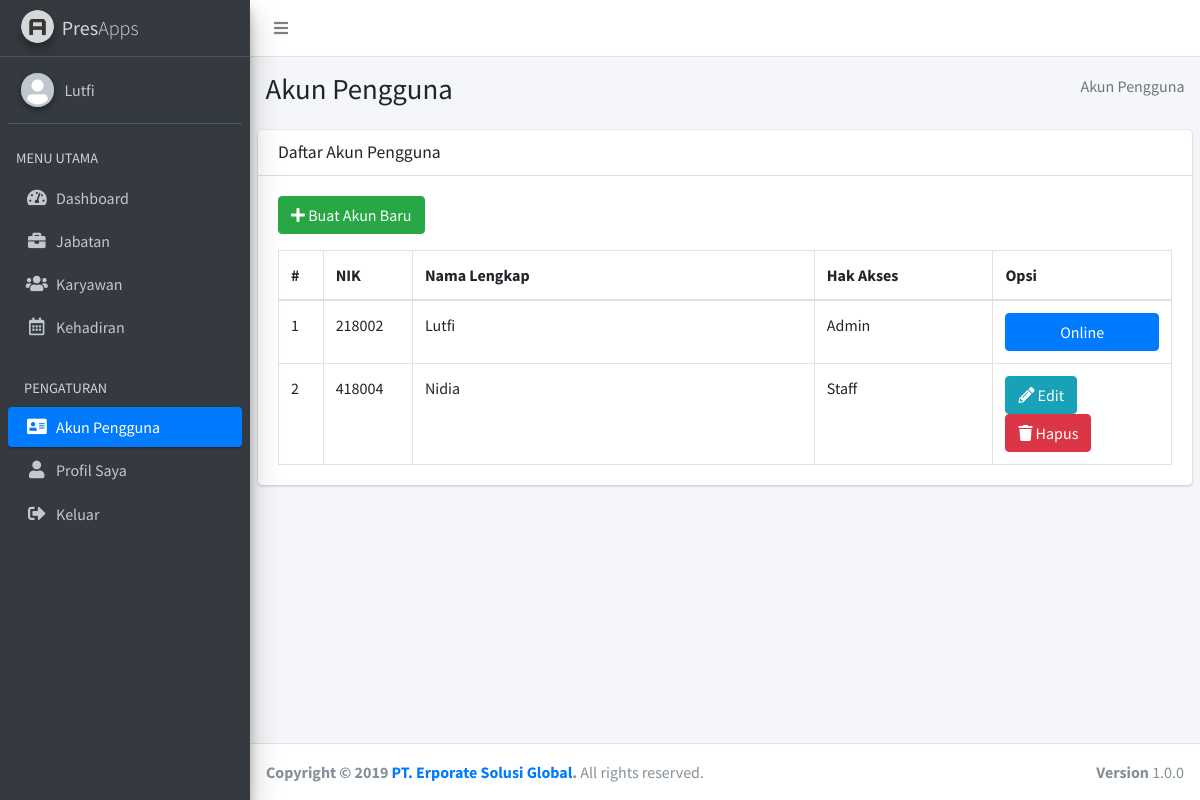
The app's page /admin/index.php?page=akun_pengguna (signed in) with its own data.
### tables this page shows
CREATE TABLE `akun_pengguna` (
  `nik` char(7) NOT NULL,
  `password` varchar(64) DEFAULT NULL,
  `hak_akses` enum('Admin','Staff') DEFAULT NULL
);

CREATE TABLE `karyawan` (
  `nik` char(7) NOT NULL,
  `nama_lengkap` varchar(25) DEFAULT NULL,
  `jenis_kelamin` enum('Pria','Wanita') DEFAULT NULL,
  `id_jabatan` int(11) DEFAULT NULL,
  `no_hp` char(13) DEFAULT NULL,
  `alamat` text
);

### action_admin/akun_pengguna.php (called while the page is built, shortened)
<?php
include "../connection/connect.php";
switch(@$_POST["mode"]){
	default:
		$sql = "SELECT akun_pengguna.*, karyawan.nama_lengkap FROM akun_pengguna INNER JOIN karyawan ON akun_pengguna.nik = karyawan.nik";
		$result = mysqli_query($connect, $sql);
		break;
}
?>

### admin/pages/akun_pengguna/list.php (the view, shortened to what this page needs)
<section class="content-header">
  <div class="container-fluid">
    <div class="row mb-2">
      <div class="col-sm-6">
        <h1>Akun Pengguna</h1>
      </div>
      <div class="col-sm-6">
        <ol class="breadcrumb float-sm-right">
          <li class="breadcrumb-item active">Akun Pengguna</li>
        </ol>
      </div>
    </div>
  </div>
</section>
<section class="content">
  <div class="card">
    <div class="card-header">
      <h3 class="card-title">Daftar Akun Pengguna</h3>
    </div>
    <div class="card-body">
  		<p>
  			<a href="index.php?page=akun_pengguna&action=add" class="btn btn-success">
  				<i class="fas fa-plus"></i> Buat Akun Baru
  			</a>
  		</p>
  		<table class="table table-bordered">
        <thead>
          <tr>
            <th style="width: 5%">#</th>
            <th style="width: 10%">NIK</th>
            <th>Nama Lengkap</th>
            <th style="width: 20%">Hak Akses</th>
            <th style="width: 20%">Opsi</th>
          </tr>
        </thead>
        <tbody>
          <?php
            include "../action_admin/akun_pengguna.php";
            $no = 1;
            while($i = mysqli_fetch_assoc($result)){
          ?>
          <tr>
            <td><?php echo $no; ?></td>
            <td><?php echo $i["nik"]; ?></td>
            <td><?php echo $i["nama_lengkap"]; ?></td>
            <td><?php echo $i["hak_akses"]; ?></td>
            <?php if($i["nik"] != $_SESSION["nik"]){ ?>
            <td>
            	<a href="index.php?page=akun_pengguna&action=edit&id=<?php echo $i['nik']; ?>" class="btn btn-info">
            		<i class="fas fa-pencil-alt"></i> Edit
            	</a>
            	<a onclick="return confirm('Hapus akun?')" href="index.php?page=akun_pengguna&action=delete&id=<?php echo $i['nik']; ?>" class="btn btn-danger">
            		<i class="fas fa-trash"></i> Hapus
            	</a>
            </td>
            <?php }else{ ?>
            <td>
              <button type="button" class="btn btn-block btn-primary">Online</button>
            </td>
            <?php } ?>
          </tr>
          <?php
              $no++;
            }
          ?>
        </tbody>
      </table>
    </div>
  </div>
</section>

### admin/layout/header.php (shortened to what this page needs)
<!DOCTYPE html>
<html lang="en">
<head>
  <link rel="stylesheet" href="../assets/plugins/fontawesome-free/css/all.min.css">
  <link rel="stylesheet" href="../assets/dist/css/adminlte.min.css">
</head>
<body class="hold-transition sidebar-mini layout-fixed layout-navbar-fixed layout-footer-fixed">
<div class="wrapper">
  <nav class="main-header navbar navbar-expand navbar-white navbar-light">
    <ul class="navbar-nav">
      <li class="nav-item">
        <a class="nav-link" data-widget="pushmenu" href="#"><i class="fas fa-bars"></i></a>
      </li>
    </ul>
  </nav>
  <aside class="main-sidebar sidebar-dark-primary elevation-4">
    <a href="index.php?page=dashboard" class="brand-link">
      <img src="../assets/dist/img/AdminLTELogo.png" alt="AdminLTE Logo" class="brand-image img-circle elevation-3"
           style="opacity: .8">
      <span class="brand-text font-weight-light"><b>Pres</b>Apps</span>
    </a>
    <div class="sidebar">
      <div class="user-panel mt-3 pb-3 mb-3 d-flex">
        <div class="image">
          <img src="../assets/dist/img/user-avatar.png" class="img-circle elevation-2" alt="User Image">
        </div>
        <div class="info">
          <?php
            include "../connection/connect.php";
            $nik = $_SESSION["nik"];
            $sql = "SELECT akun_pengguna.nik, karyawan.nama_lengkap, akun_pengguna.password, akun_pengguna.hak_akses FROM akun_pengguna INNER JOIN karyawan ON akun_pengguna.nik = karyawan.nik WHERE akun_pengguna.nik='$nik'";
            $result = mysqli_query($connect, $sql);
            $i = mysqli_fetch_assoc($result);
          ?>
          <a href="#" class="d-block"><?php echo $i["nama_lengkap"]; ?></a>
        </div>
      </div>
      <nav class="mt-2">
        <ul class="nav nav-pills nav-sidebar flex-column" data-widget="treeview" role="menu" data-accordion="false">
          <li class="nav-header">MENU UTAMA</li>
          <?php
            if(isset($_GET["page"])){
              $page = $_GET["page"];
            }else{
              $page = "dashboard";
            }
          ?>
          <li class="nav-item">
            <a href="index.php?page=dashboard" class="nav-link <?php if($page == 'dashboard'){ echo 'active'; } ?>">
              <i class="nav-icon fas fa-tachometer-alt"></i>
              <p>
                Dashboard
              </p>
            </a>
          </li>
          <li class="nav-item">
            <a href="index.php?page=jabatan" class="nav-link <?php if($page == 'jabatan'){ echo 'active'; } ?>">
              <i class="nav-icon fas fa-briefcase"></i>
              <p>
                Jabatan
              </p>
            </a>
          </li>
          <li class="nav-item">
            <a href="index.php?page=karyawan" class="nav-link <?php if($page == 'karyawan'){ echo 'active'; } ?>">
              <i class="nav-icon fas fa-users"></i>
              <p>
                Karyawan
              </p>
            </a>
          </li>
          <li class="nav-item">
            <a href="index.php?page=kehadiran" class="nav-link <?php if($page == 'kehadiran'){ echo 'active'; } ?>">
              <i class="nav-icon far fa-calendar-alt"></i>
              <p>
                Kehadiran
              </p>
            </a>
          </li>
          <li class="nav-header">PENGATURAN</li>
          <li class="nav-item">
            <a href="index.php?page=akun_pengguna" class="nav-link <?php if($page == 'akun_pengguna'){ echo 'active'; } ?>">
              <i class="nav-icon fas fa-address-card"></i>
              <p>
                Akun Pengguna
              </p>
            </a>
          </li>
          <li class="nav-item">
            <a href="index.php?page=profil_saya" class="nav-link <?php if($page == 'profil_saya'){ echo 'active'; } ?>">
              <i class="nav-icon fas fa-user"></i>
              <p>
                Profil Saya
              </p>
            </a>
          </li>
          <li class="nav-item">
            <a href="logout.php" class="nav-link">
              <i class="nav-icon fas fa-sign-out-alt"></i>
              <p>
                Keluar
              </p>
            </a>
          </li>
        </ul>
      </nav>
    </div>
  </aside>
  <div class="content-wrapper">

### records on screen
akun_pengguna: nik.nama_lengkap "Lutfi", nik "218002", hak_akses "Admin", shows "Online"
akun_pengguna: nik "418004", nik.nama_lengkap "Nidia", hak_akses "Staff"
